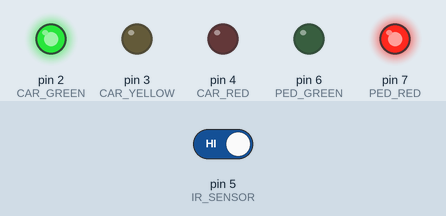
Recording of a sketch running on a simulated Arduino Uno, built with avr-gcc and run on an emulated ATmega328P. On the bench: output pins drawn as LEDs (lit = HIGH). The test bench sets the inputs (shaded band); at power-on: pin 5 (IR_SENSOR) HIGH.

Above: at 1.2 s.
1.3 s: pin 5 (IR_SENSOR) driven LOW
At 2.4 s:
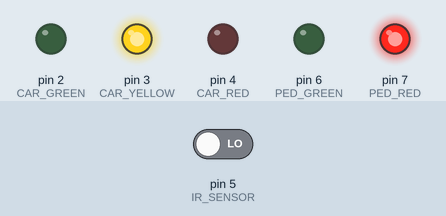
At 7.3 s:
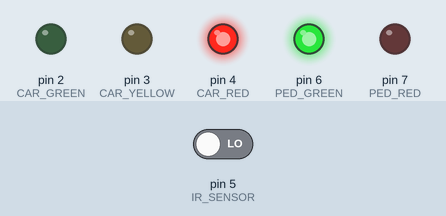
Timing chart, 0 to 8.8 s (numbered marks = the images above; inputs shaded):
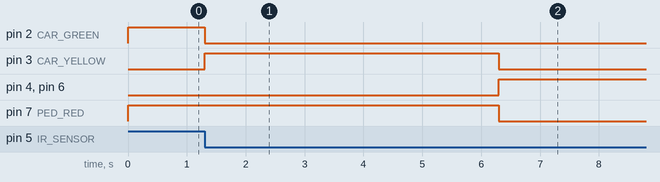

The sketch:

Code_Task_6.ino
```cpp
// ===== SIMPLE SMART TRAFFIC LIGHT (FINAL WORKING) =====

// -------- PINS --------
#define CAR_RED     4
#define CAR_YELLOW  3
#define CAR_GREEN   2

#define PED_RED     7
#define PED_GREEN   6

#define IR_SENSOR   5   // LOW when blocked

// -------- TIME (ms) --------
#define T_GREEN   10000
#define T_YELLOW   5000
#define T_RED     10000

// -------- STATES --------
int state = 0;
// 0 = GREEN, 1 = YELLOW, 2 = RED

unsigned long lastTime = 0;

void setup() {
  pinMode(CAR_RED, OUTPUT);
  pinMode(CAR_YELLOW, OUTPUT);
  pinMode(CAR_GREEN, OUTPUT);

  pinMode(PED_RED, OUTPUT);
  pinMode(PED_GREEN, OUTPUT);

  pinMode(IR_SENSOR, INPUT);

  lastTime = millis();
}

void loop() {

  unsigned long now = millis();
  bool irBlocked = (digitalRead(IR_SENSOR) == LOW);
  // -------- IR OVERRIDE --------
  if (state == 0 && irBlocked) {
    // GREEN → YELLOW, Ped → GREEN
    setTraffic(1);
    setPed(1);
    state = 1;
    lastTime = now;
    return;
  }

  // -------- NORMAL CYCLE --------
  if (state == 0) {                 // GREEN
    setTraffic(0);
    setPed(0);
    if (now - lastTime >= T_GREEN) {
      state = 1;
      lastTime = now;
    }
  }
  else if (state == 1) {            // YELLOW
    setTraffic(1);
    setPed(0);
    if (now - lastTime >= T_YELLOW) {
      state = 2;
      lastTime = now;
    }
  }
  else if (state == 2) {            // RED
    setTraffic(2);
    setPed(1);
    if (now - lastTime >= T_RED) {
      state = 0;
      lastTime = now;
    }
  }
}

// -------- FUNCTIONS --------
void setTraffic(int s) {
  digitalWrite(CAR_GREEN,  s == 0);
  digitalWrite(CAR_YELLOW, s == 1);
  digitalWrite(CAR_RED,    s == 2);
}

void setPed(int s) {
  digitalWrite(PED_GREEN, s == 1);
  digitalWrite(PED_RED,   s != 1);
}
```

Measured:
- after the input at 1.3 s, pin 2 (CAR_GREEN): HIGH → LOW after 0.00 s instead of 8.7 s; pin 3 (CAR_YELLOW): LOW → HIGH after 0.00 s instead of 8.7 s; pin 4 (CAR_RED), pin 6 (PED_GREEN): LOW → HIGH after 5.0 s; pin 7 (PED_RED): HIGH → LOW after 5.0 s
